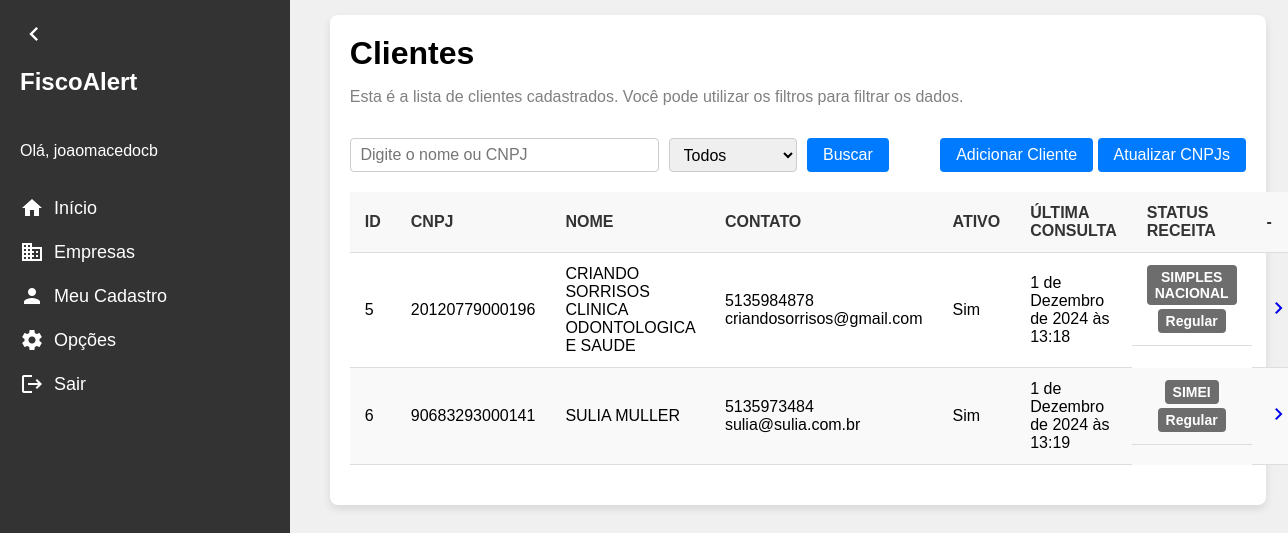
The page /clientes/ (signed in) on the database as committed earlier.
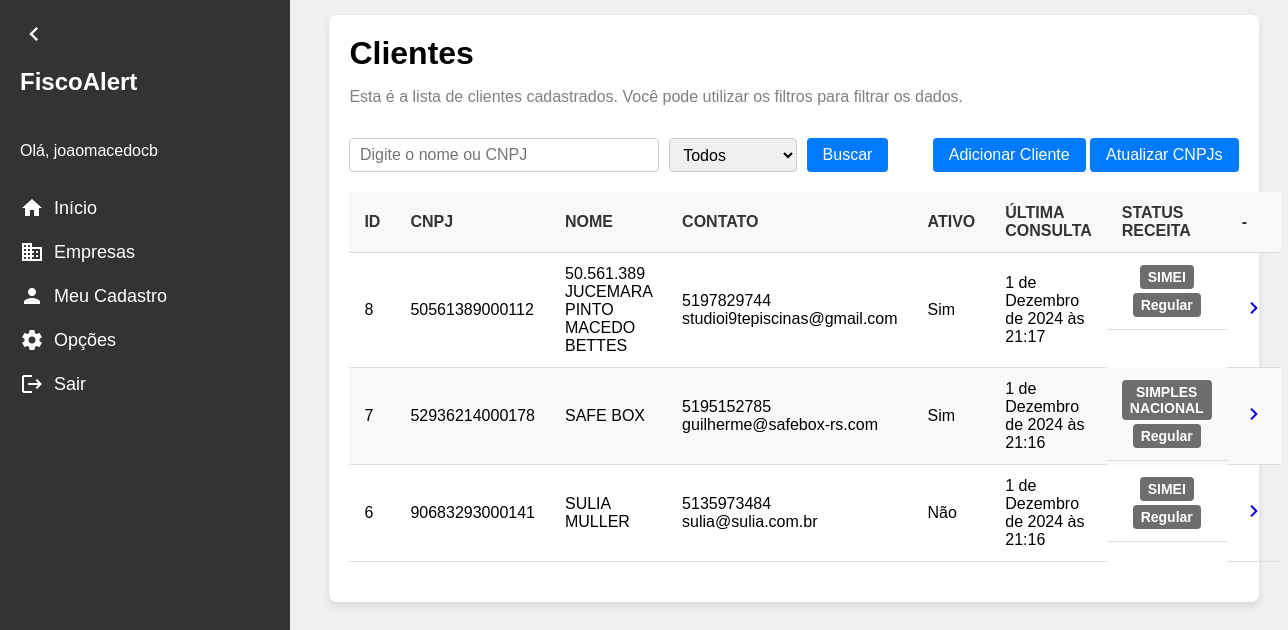
The same page on the database as committed later.
### clientes/models.py (models this page shows, shortened)
class Cliente(models.Model):
    id = models.AutoField(primary_key=True)
    nome_fantasia = models.CharField(max_length=200)
    razao_social = models.CharField(max_length=200)
    cnpj = models.CharField(max_length=14, blank=True, null=True)
    responsavel_tecnico = models.CharField(max_length=50)
    email = models.CharField(max_length=200, blank=True, null=True)
    tipo_empresa = models.ForeignKey(TipoEmpresa, on_delete=models.PROTECT, related_name='tipo_empresa', blank= True, null= True)
    regime_fiscal = models.ForeignKey(RegimeFiscal, on_delete=models.PROTECT, related_name= 'regime_fiscal')
    data_inclusao = models.DateField(blank= True, null= True)
    data_exclusao = models.DateField(blank= True, null= True)
    ultima_atualizacao = models.DateTimeField(blank=True, null=True)
    status = models.CharField(max_length=20, blank= True, null= True)
    telefone = models.CharField(
        max_length=15, blank=True, null=True,
        validators=[
            RegexValidator(
                regex=r'^\d{10,11}$',
                message="O número de telefone deve conter apenas dígitos e ter 10 ou 11 dígitos."
            )
        ]
    )
    ativo = models.BooleanField(default=True)
    escritorio = models.ForeignKey(Escritorio, on_delete=models.PROTECT, related_name='escritorio', blank= True, null= True)

class RegimeFiscal(models.Model):
    id = models.AutoField(primary_key=True)
    nome = models.CharField(max_length=30)
    def __str__(self):
        return self.nome
    class Meta:
        verbose_name = "Regime Fiscal"
        verbose_name_plural = "Regimes Fiscais"

### clientes/views.py (the view)
# urls.py: path('clientes/', clientes_view, name='clientes'),
@login_required
def clientes_view(request):
    clientes = Cliente.objects.all().order_by('nome_fantasia')
    search = request.GET.get('search', '')
    status = request.GET.get('status', '')
    if search:
        clientes = clientes.filter(Q(nome_fantasia__icontains = search) | Q(cnpj__icontains = search))
    if status == 'ativo':
        clientes = clientes.filter(ativo=True)
    elif status == 'inativo':
        clientes = clientes.filter(ativo=False)
    return render(request, 'clientes.html', {'clientes': clientes})

### clientes/templates/clientes.html (shortened to what this page needs)
{% extends "base.html" %}
{% block content %}
<div class="content">
    <div class="container">
        <div class="title">Clientes</div>
        <p>Esta é a lista de clientes cadastrados. Você pode utilizar os filtros para filtrar os dados.</p>
        <div class="actions">
            <form method="GET" action="">
                <input
                    type="text"
                    name="search"
                    placeholder="Digite o nome ou CNPJ"
                    value="{{ request.GET.search }}"
                >
                <select name="status">
                    <option value="" {% if not request.GET.status %}selected{% endif %}>Todos</option>
                </select>
                <button type="submit">Buscar</button>
            </form>
            <div>
                <a href="{% url 'novo_cliente' %}" class="add-client-btn"><button >Adicionar Cliente</button></a>
                <a href="{% url 'atualizar_clientes' %}" class="update-clients-btn"><button type="button">Atualizar CNPJs</button></a>
            </div>
        </div>
        {% if clientes %}
            <table>
                <thead>
                    <tr>
                        <th>ID</th>
                        <th>CNPJ</th>
                        <th>NOME</th>
                        <th>CONTATO</th>
                        <th>ATIVO</th>
                        <th>ÚLTIMA CONSULTA</th>
                        <th>STATUS RECEITA</th>
                        <th>-</th>
                    </tr>
                </thead>
                <tbody>
                    {% for cliente in clientes %}
                    <tr>
                        <td>{{ cliente.id }}</td>
                        <td>{{ cliente.cnpj }}</td>
                        <td>{{ cliente.nome_fantasia }}</td>
                        <td>
                            {{ cliente.telefone }}<br>{{ cliente.email }}</td>
                        <td>
                            {% if cliente.ativo == True %}
                            Sim
                            {% else %}
                            Não
                            {% endif %}
                        </td>
                        <td>
                            {% if cliente.ultima_atualizacao %}
                                {{ cliente.ultima_atualizacao }}
                            {% else %}
                                Aguardando a primeira análise.
                            {% endif %}
                        </td>
                        <td class="status-tag">
                            <span>{{ cliente.regime_fiscal }}</span>
                            <span>
                                {% if cliente.status %}
                                    {{ cliente.status }}
                                {% else %}
                                    Em análise
                                {% endif %}
                            </span>
                        </td>
                        <td class="actions-icons">
                            <a href="{% url 'cliente_detalhe' pk=cliente.pk %}">
                                <span class="material-icons">chevron_right</span>
                            </a>
                        </td>
                    </tr>
                    {% endfor %}
                </tbody>
            </table>
        {% else %}
            <div class="placeholder-clientes">
                <div class="material-icons">search_off</div>
                <h3>Não há clientes cadastrados. Clique em "Adicionar cliente" para iniciar um cadastro.</h3>
            </div>
        {% endif %}
    </div>
</div>
{% endblock %}

### app/templates/base.html (shortened to what this page needs)
<!DOCTYPE html>
<html lang="pt-BR">
<head>
</head>
<body>
    <nav class="sidebar collapsed" id="sidebar">
        <span class="material-icons toggle-btn" onclick="toggleSidebar()">chevron_left</span>
        <span class="logo">FiscoAlert</span>
        <div class="menu">
            {% if user.is_authenticated %}
            <p>Olá, {{ user.username }}</p>
            {% endif %}
            <a href="#">
                <span class="material-icons">home</span>
                <span class="text">Início</span>
            </a>
            <a href="{% url 'clientes' %}">
                <span class="material-icons">business</span>
                <span class="text">Empresas</span>
            </a>
            <a href="{% url 'escritorio_detalhes' id=1 %}">
                <span class="material-icons">person</span>
                <span class="text">Meu Cadastro</span>
            </a>
            <a href="#">
                <span class="material-icons">settings</span>
                <span class="text">Opções</span>
            </a>
            <a href="{% url 'logout' %}">
                <span class="material-icons">logout</span>
                <span class="text">Sair</span>
            </a>
        </div>
    </nav>
    {% block content %}
    {% endblock %}
</body>
</html>

### app/templates/base.html (style rules this page uses)
body { font-family: Arial, sans-serif; margin: 0; padding: 0; background-color: #f0f0f0; display: flex; }
.sidebar { width: 250px; background-color: #333; color: white; display: flex; align-items: flex-start; flex-direction: column; padding: 20px; height: 100vh; position: fixed; left: 0; top: 0; transition: width 0.2s; overflow: hidden; }
.sidebar .logo { font-size: 24px; font-weight: bold; margin-bottom: 30px; white-space: nowrap; overflow: hidden; transition: opacity 0.2s; }
.sidebar .menu { display: flex; flex-direction: column; gap: 20px; }
.sidebar .menu a { color: white; text-decoration: none; display: flex; align-items: center; gap: 10px; font-size: 18px; white-space: nowrap; overflow: hidden; transition: opacity 0.2s; }
.toggle-btn { font-size: 28px; cursor: pointer; color: white; margin-bottom: 20px; align-self: flex-start; transition: transform 0.2s; }
.content { display: flex; justify-content: center; margin-left: 270px; padding-left: 30px; padding-top: 15px; width: calc(100% - 270px); }
.container { width: 90%; background-color: white; padding: 20px; box-shadow: 0 4px 8px rgba(0, 0, 0, 0.1); border-radius: 8px; margin-bottom: 4rem; }
.title { display: flex; align-items: center; font-size: 32px; font-weight: bold; margin-bottom: 0; }
.container p { margin-bottom: 32px; color: grey; }
.actions { display: flex; justify-content: space-between; margin-bottom: 20px; }
.actions form { display: flex; gap: 10px; }
.actions input[type="text"] { width: 18rem; text-align: left; padding: 0.3rem 0.6rem 0.3rem 0.6rem; font-size: 16px; border: 1px solid #ccc; border-radius: 4px; }
.actions select { width: 8rem; text-align: left; padding: 0.3rem 0.6rem 0.3rem 0.6rem; font-size: 16px; border: 1px solid #ccc; border-radius: 4px; }
.actions button { padding: 8px 16px; font-size: 16px; color: white; background-color: #007bff; border: none; border-radius: 4px; cursor: pointer; }
table { width: 100%; border-collapse: collapse; margin-bottom: 20px; }
table th, table td { padding: 12px 15px; text-align: left; border-bottom: 1px solid #ddd; }
table th { background-color: #f8f8f8; font-weight: bold; color: #333; }
table tbody tr:nth-child(even) { background-color: #f9f9f9; }
.status-tag { display: flex; flex-direction: column; align-items: center; gap: 4px; }
.status-tag span { background-color: #6d6d6d; text-align: center; color: white; padding: 4px 8px; border-radius: 4px; font-weight: bold; font-size: 14px; }

Rows that differ between the two databases and show on the page:
removed Cliente: id "5", cnpj "20120779000196", nome_fantasia "CRIANDO SORRISOS CLINICA ODONTOLOGICA E SAUDE", telefone "5135984878", email "criandosorrisos@gmail.com", ativo "Sim", ultima_atualizacao "1 de Dezembro de 2024 às 13:18", regime_fiscal "SIMPLES NACIONAL", status "Regular"
added Cliente: id "8", cnpj "50561389000112", nome_fantasia "50.561.389 JUCEMARA PINTO MACEDO BETTES", telefone "5197829744", email "studioi9tepiscinas@gmail.com", ativo "Sim", ultima_atualizacao "1 de Dezembro de 2024 às 21:17", regime_fiscal "SIMEI", status "Regular"
added Cliente: id "7", cnpj "52936214000178", nome_fantasia "SAFE BOX", telefone "5195152785", email "guilherme@safebox-rs.com", ativo "Sim", ultima_atualizacao "1 de Dezembro de 2024 às 21:16", regime_fiscal "SIMPLES NACIONAL", status "Regular"
changed Cliente "SULIA MULLER": ultima_atualizacao "1 de Dezembro de 2024 às 13:19" → "1 de Dezembro de 2024 às 21:16"; ativo "Sim" → "Não"
